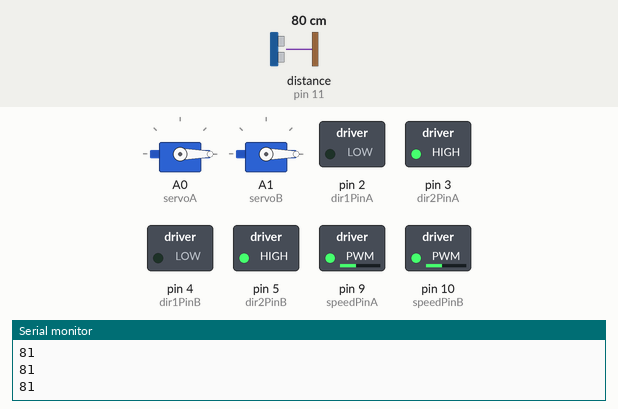
The sketch below on a simulated Arduino Uno, built with avr-gcc and run on an emulated ATmega328P. On the bench: 2 × servo, switched loads named in the sketch (green lamp = pin HIGH), the last lines printed to the serial monitor. The inputs (shaded band) are chosen by the test bench; at power-on: distance to the obstacle (sensor on pin 11) 80 cm. The echo pulse lasts 58.3 µs per cm.

Above: at 1.2 s.
1.3 s: distance to the obstacle (sensor on pin 11) set to 54 cm
2.8 s: distance to the obstacle (sensor on pin 11) set to 45 cm
At 4.5 s:
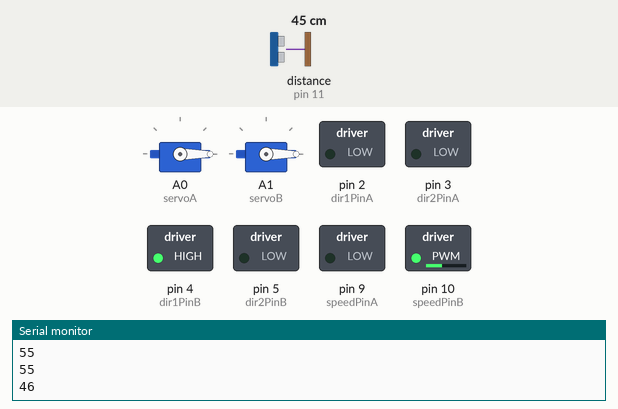
4.8 s: distance to the obstacle (sensor on pin 11) set to 60 cm
At 5.8 s:
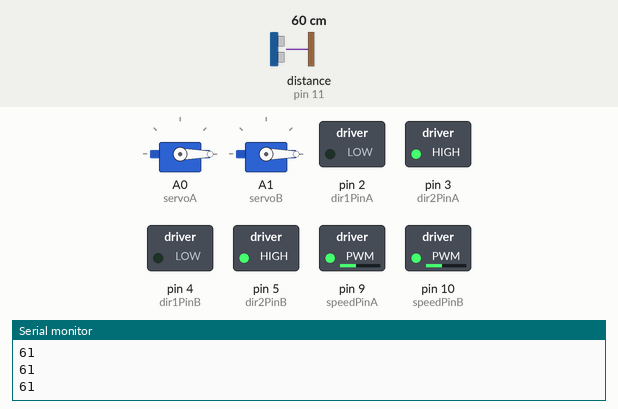
6.3 s: distance to the obstacle (sensor on pin 11) set to 2 cm
At 6.7 s:
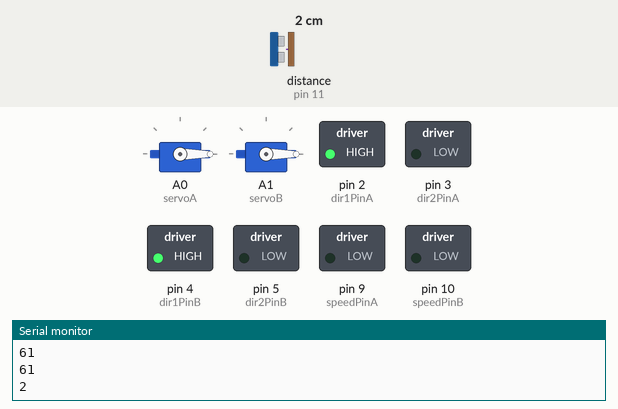
Timing chart, 0 to 9.3 s (numbered marks = the images above; inputs shaded):
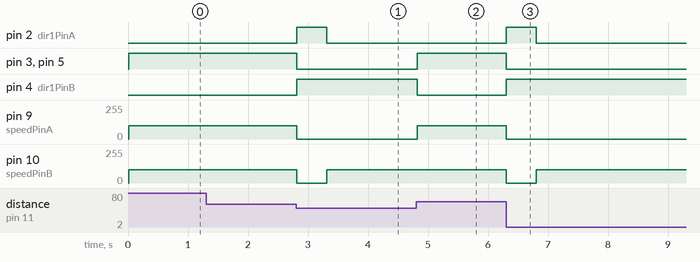

The sketch:

Testprogram.ino
```cpp
#include <NewPing.h>  // Rangefinder
#include <Servo.h>

// Motor A
int dir1PinA = 2; // IN1
int dir2PinA = 3; //IN2
int speedPinA = 9; // ENA
int PWM1 = 0; // Set motor speed to 0

// Motor B
int dir1PinB = 4; //IN3
int dir2PinB = 5; //IN4
int speedPinB = 10; // ENB
int PMW2 = 0; // Set motor speed to 0

// Rangefinder HC-SR04
#define TriggerPin 12
#define EchoPin 11
#define MaxDistance 200

int scanList = 0; // 0, 30, 90, 120, 150, 180 deg
int scanCount = 6;

// Servo
Servo servoA;
Servo servoB;
int servoAPos = 0;
int servoBPos = 0;
int servoBScan[6] = {0,30,90,120,150,180};

NewPing sonar (TriggerPin, EchoPin, MaxDistance);


void setup() {  // Setup runs once per reset
// initialize serial communication @ 9600 baud:
Serial.begin(9600);

//Define L298N Dual H-Bridge Motor Controller Pins

pinMode(dir1PinA,OUTPUT);
pinMode(dir2PinA,OUTPUT);
pinMode(speedPinA,OUTPUT);
pinMode(dir1PinB,OUTPUT);
pinMode(dir2PinB,OUTPUT);
pinMode(speedPinB,OUTPUT);

servoA.attach(A0);
servoB.attach(A1);
servoA.write(0);
servoB.write(0);

}

void forward (){
  analogWrite(speedPinB, 100);
  digitalWrite(dir1PinB, LOW);
  digitalWrite(dir2PinB, HIGH);
  analogWrite(speedPinA, 100);
  digitalWrite(dir1PinA, LOW);
  digitalWrite(dir2PinA, HIGH);
}

void stopp (){
  analogWrite(speedPinB, 0);
  digitalWrite(dir1PinB, HIGH);
  digitalWrite(dir2PinB, LOW);
  analogWrite(speedPinA, 0);
  digitalWrite(dir1PinA, HIGH);
  digitalWrite(dir2PinA, LOW);
}

void turnRight (){
  analogWrite(speedPinB, 100);
  digitalWrite(dir1PinB, HIGH);
  digitalWrite(dir2PinB, LOW);
  analogWrite(speedPinA, 0);
  digitalWrite(dir1PinA, LOW);
  digitalWrite(dir2PinA, LOW);
}

void search (){
  stopp();
  servoA.write(180);
  for (int servoBPos = 0; servoBPos < scanCount; servoBPos ++){
    servoB.write(servoBScan[servoBPos]);
    delay(100);
  }


}

void loop() {

// Initialize the Serial interface:

Serial.println(sonar.ping_cm());
/*
while (sonar.ping_cm() > 50){
forward();
Serial.println(sonar.ping_cm());
}
*/

if (sonar.ping_cm() < 50){
  stopp();
  delay(500);
  while(sonar.ping_cm() < 50){
  turnRight();
  }
}
else if (sonar.ping_cm() > 50){
  forward();
}


}
```

Measured:
- the behaviour switches between 49 and 48 cm on distance to the obstacle (sensor on pin 11) (found by bisection; images 0 and 1)
- after the input at 2.8 s, pin 2 (dir1PinA): LOW → HIGH at once, → LOW 0.50 s later; pin 3 (dir2PinA), pin 5 (dir2PinB): HIGH → LOW at once; pin 4 (dir1PinB): LOW → HIGH at once; pin 9 (speedPinA): 100/255 → 0/255 at once; pin 10 (speedPinB): 100/255 → 0/255 at once, → 100/255 0.50 s later
- after the input at 4.8 s, pin 3 (dir2PinA), pin 5 (dir2PinB): LOW → HIGH at once; pin 4 (dir1PinB): HIGH → LOW at once; pin 9 (speedPinA): 0/255 → 100/255 at once
- after the input at 6.3 s, pin 2 (dir1PinA): LOW → HIGH at once, → LOW 0.50 s later; pin 3 (dir2PinA), pin 5 (dir2PinB): HIGH → LOW at once; pin 4 (dir1PinB): LOW → HIGH at once; pin 9 (speedPinA): 100/255 → 0/255 at once; pin 10 (speedPinB): 100/255 → 0/255 at once, → 100/255 0.50 s later
